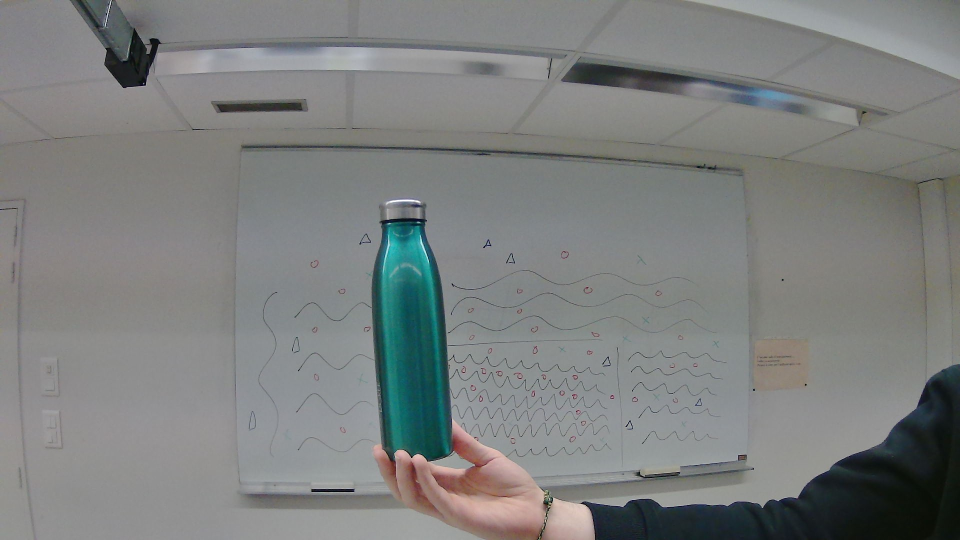
#> input picture Images/bouteille2_red.jpg, 1920 x 1080 px (shown at 1/2 size)
$ python 'Modélisation2024-2025.py'
#> lines starting #> are read from the running program, lines starting #| are printed output that depends on the picture
# -*- coding: utf-8 -*-
"""
Created on 2 Dec 2020
Updated 17 Jan 2025
@author: chatoux, métais, mathieu, dunand
"""

import numpy as np
import cv2 as cv
from matplotlib import pyplot as plt
import glob
import stereovision

# [191 lines left out: functions CameraCalibration, drawlines, StereoCalibrate, EpipolarGeometry, not called in this run]

def update_disparity(imgL, imgR):

    min_disp = cv.getTrackbarPos('Min Disparity', 'Disparity')
    num_disp = cv.getTrackbarPos('Num Disparities', 'Disparity') * 16
    block_size = cv.getTrackbarPos('Block Size', 'Disparity')
    uniqueness_ratio = cv.getTrackbarPos('Uniqueness Ratio', 'Disparity')
    speckle_window_size = cv.getTrackbarPos('Speckle Window Size', 'Disparity')
    speckle_range = cv.getTrackbarPos('Speckle Range', 'Disparity')

    stereo = cv.StereoSGBM_create(minDisparity=min_disp,
                                  numDisparities=num_disp,
                                  blockSize=block_size,
                                  P1=8 * 3 * window_size ** 2,
                                  P2=32 * 3 * window_size ** 2,
                                  disp12MaxDiff=16,
                                  uniquenessRatio=uniqueness_ratio,
                                  speckleWindowSize=speckle_window_size,
                                  speckleRange=speckle_range)

    disparity = stereo.compute(imgL, imgR).astype(np.float32) / 16.0

    cv.imshow('Disparity', (disparity - min_disp) / num_disp)


def DepthMapfromStereoImages(imgL, imgR):

    # Définir les paramètres pour l'algorithme de correspondance stéréo
    global window_size
    window_size = 3
    min_disp = 16
    num_disp = 112 - min_disp
    stereo = cv.StereoSGBM_create(minDisparity=min_disp,
                                  numDisparities=num_disp,
                                  blockSize=16,
                                  P1=8 * 3 * window_size ** 2,
                                  P2=32 * 3 * window_size ** 2,
                                  disp12MaxDiff=16,
                                  uniquenessRatio=10,
                                  speckleWindowSize=100,
                                  speckleRange=32)

    # Calculer la map de disparité
    disparity = stereo.compute(imgL, imgR).astype(np.float32) / 16.0
    disparity = cv.normalize(disparity, disparity, alpha=0, beta=255, norm_type=cv.NORM_MINMAX)
    disparity = np.uint8(disparity)
    cv.namedWindow('Disparity', cv.WINDOW_NORMAL)
    cv.resizeWindow('Disparity', 1980, 1280)
    cv.createTrackbar('Min Disparity', 'Disparity', 16, 100, lambda x: update_disparity(imgL, imgR))
    cv.createTrackbar('Num Disparities', 'Disparity', 6, 20, lambda x: update_disparity(imgL, imgR))
    cv.createTrackbar('Block Size', 'Disparity', 16, 50, lambda x: update_disparity(imgL, imgR))
    cv.createTrackbar('Uniqueness Ratio', 'Disparity', 10, 50, lambda x: update_disparity(imgL, imgR))
    cv.createTrackbar('Speckle Window Size', 'Disparity', 100, 200, lambda x: update_disparity(imgL, imgR))
    cv.createTrackbar('Speckle Range', 'Disparity', 32, 100, lambda x: update_disparity(imgL, imgR))

    cv.imshow('Disparity', (disparity - min_disp) / num_disp)

    update_disparity(imgL, imgR)
    cv.waitKey(0)
    cv.destroyAllWindows()


    # [5 lines of commented-out code are left out]

if __name__ == "__main__":
    # Define paths and parameters for camera calibration
    path1 = 'Images/RedCam/*.jpg'
    path2 = 'Images/BlueCam/*.jpg'
    path1image = 'Images/bouteille2_red.jpg'
    savename1 = 'Images/rougerect2.png'
    path2image = 'Images/bouteille2_blue.jpg'
    savename2 = 'Images/bleurect2.png'
    Size = [5, 8]

    # Calibrate cameras and rectify images
    # cameraMatrix1, rect1 = CameraCalibration(Size, path1, path1image, savename1)
    # cameraMatrix2, rect2 = CameraCalibration(Size, path2, path2image, savename2)

    # Read rectified images in grayscale
    imageL = cv.imread(path1image, 0)
#> imageL: shape (1080, 1920); min 0, max 255, mean 126.4
    imageR = cv.imread(path2image, 0)
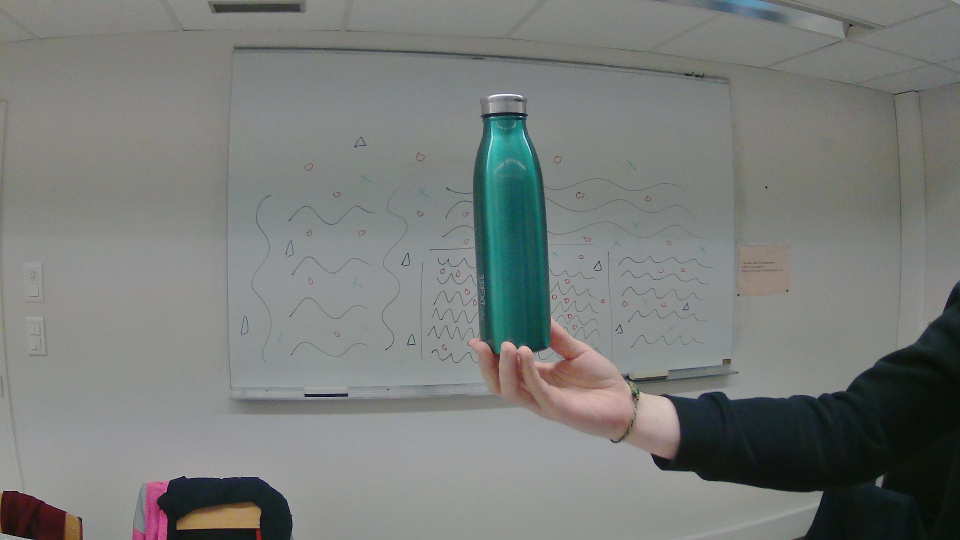
#> input picture Images/bouteille2_blue.jpg, 1920 x 1080 px (shown at 1/2 size)
#> imageR: shape (1080, 1920); min 0, max 255, mean 122.9

    # # Uncomment to perform stereo calibration and epipolar geometry
    # pts1, pts2, F, maskF = StereoCalibrate(imageL, imageR)
    # EpipolarGeometry(pts1, pts2, F, maskF, imageL, imageR)

    # Read downsampled stereo images for depth map computation
    imageL = cv.pyrDown(cv.imread("Images/bouteille1_red.jpg"))
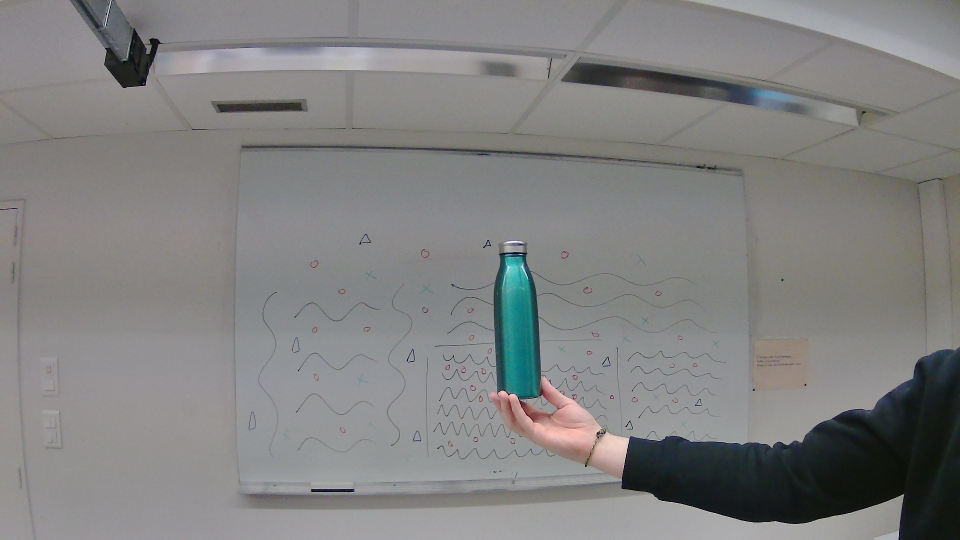
#> input picture Images/bouteille1_red.jpg, 1920 x 1080 px (shown at 1/2 size)
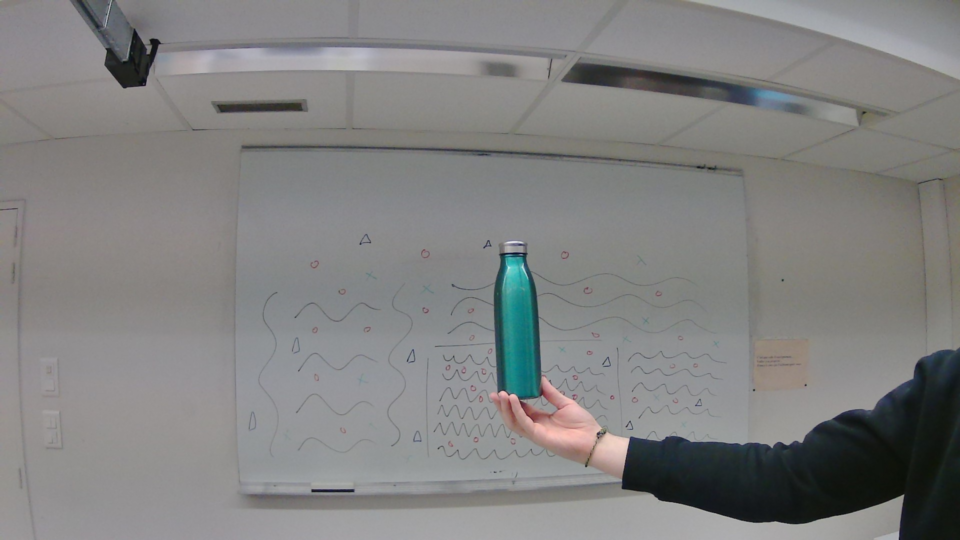
#> imageL: shape (540, 960, 3); mean B, G, R 128.7, 129.2, 129.1
    imageR = cv.pyrDown(cv.imread("Images/bouteille1_blue.jpg"))
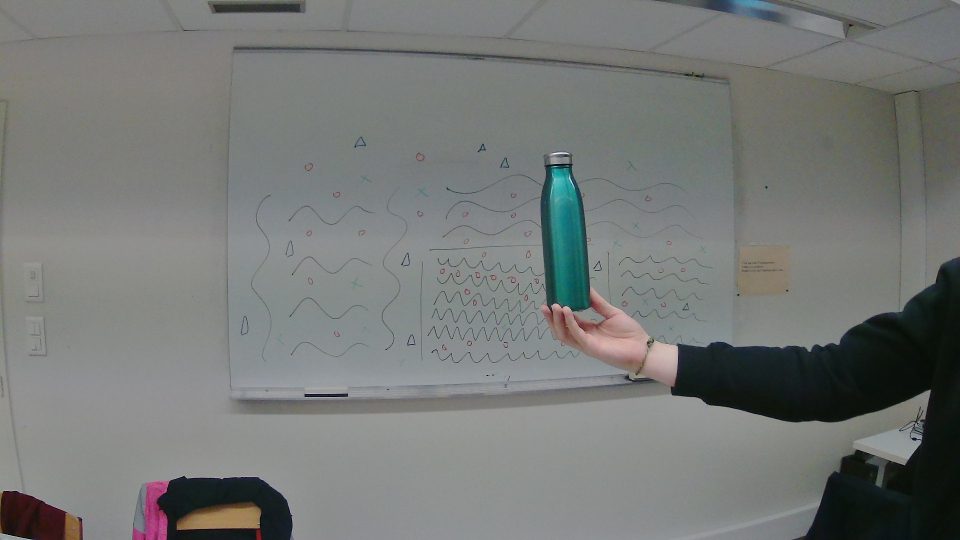
#> input picture Images/bouteille1_blue.jpg, 1920 x 1080 px (shown at 1/2 size)
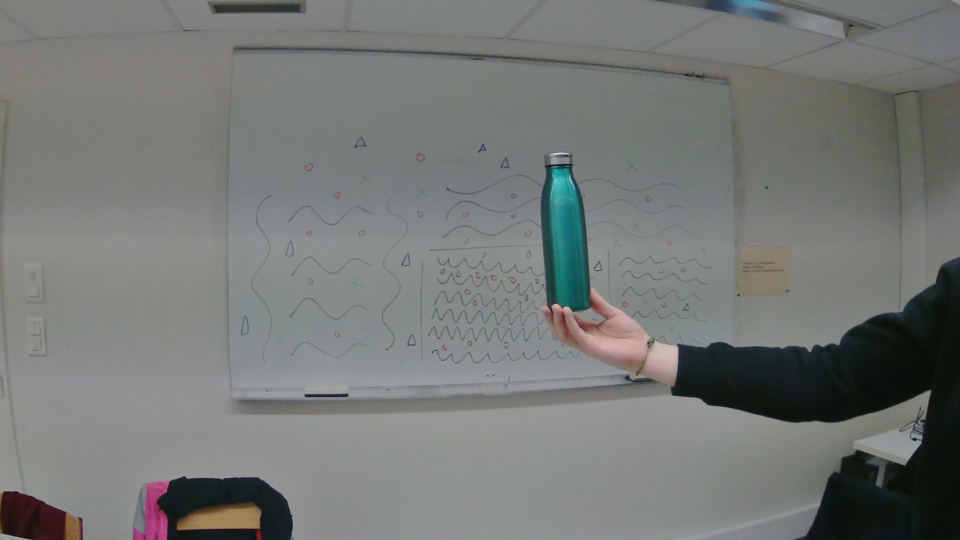
#> imageR: shape (540, 960, 3); mean B, G, R 118.4, 120.4, 117.6

    # Compute and display the depth map
    DepthMapfromStereoImages(imageL, imageR)
#> in DepthMapfromStereoImages, `disparity = cv.normalize(disparity, disparity, alpha=0, beta=255, norm..`:
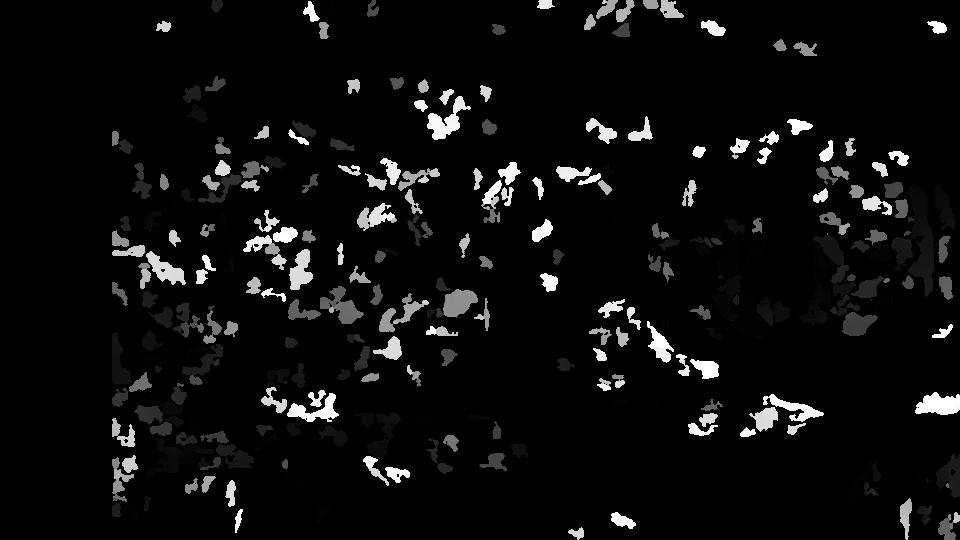
#> disparity: shape (540, 960) float32; min 0, max 255, mean 12.9
#> in DepthMapfromStereoImages, `cv.imshow('Disparity', (disparity - min_disp) / num_disp)`:
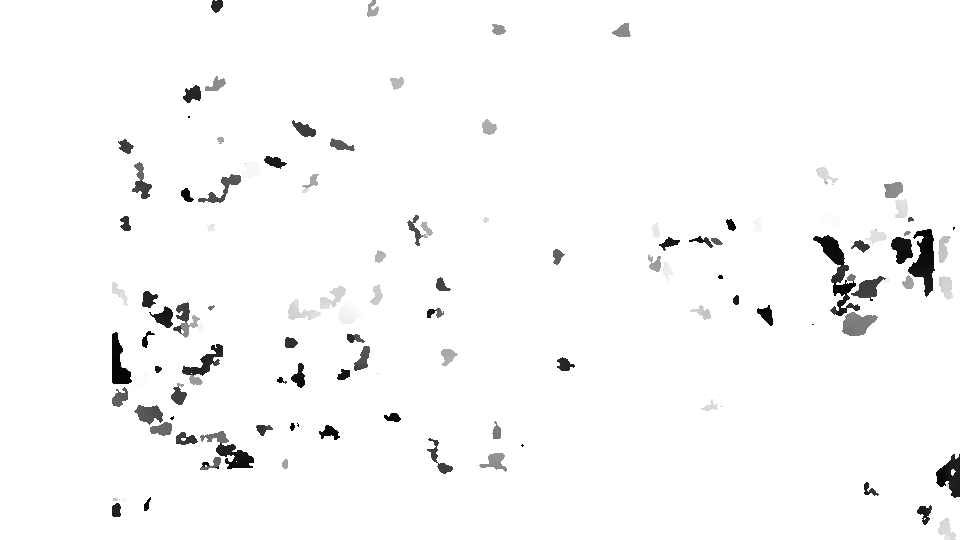
#> window 'Disparity': shape (540, 960); min 0, max 255, mean 248.9
